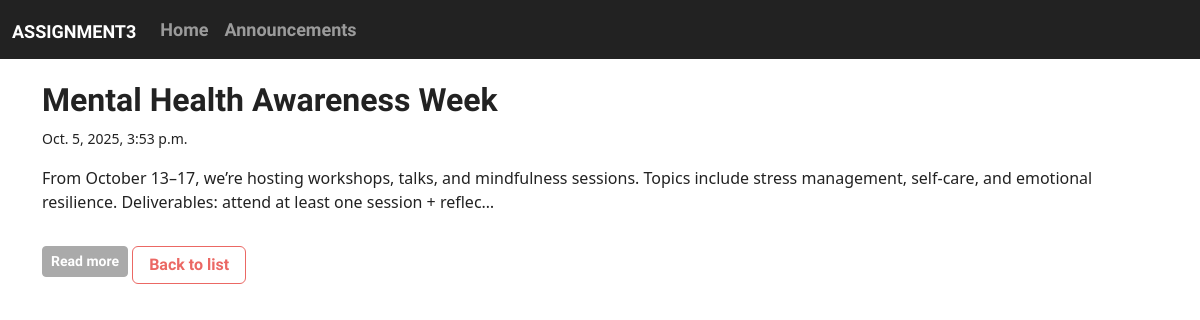
/announcements/1/, run on the app's committed database.
### details/models.py (models this page shows, shortened)
class Announcement(models.Model):
    title = models.CharField(max_length=200)
    content = models.TextField()
    date_posted = models.DateTimeField(auto_now_add=True)

### details/views.py (the view)
# urls.py: path('announcements/<int:pk>/', views.announcement_detail, name='announcement_detail'),
def announcement_detail(request, pk):
    announcement = get_object_or_404(Announcement, pk=pk)
    return render(request, 'details/announcement_detail.html', {'announcement': announcement})

### details/templates/details/announcement_detail.html (shortened to what this page needs)
{% extends 'details/base.html' %}
{% block content %}
<h2>{{ announcement.title }}</h2>
<p><small>{{ announcement.date_posted }}</small></p>
<p id="short-content">{{ announcement.content|truncatechars:200 }}</p>
<button id="toggle-btn" class="btn btn-secondary btn-sm mt-2">Read more</button>
<a href="/announcements/" class="btn btn-outline-primary mt-3">Back to list</a>
{% endblock %}

### data on the page
Announcement: title "Mental Health Awareness Week", date_posted "Oct. 5, 2025, 3:53 p.m.", content "From October 13–17, we’re hosting workshops, talks, and mindfulness sessions. Topics include stress management, self-care, and emotional resilience. Deliverables: attend at least one session + reflec…"
